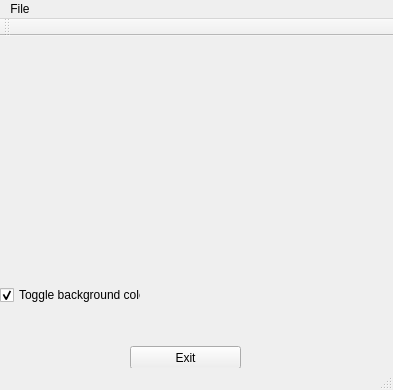
<?xml version="1.0" encoding="UTF-8"?>
<ui version="4.0">
 <class>MainWindow</class>
 <widget class="QMainWindow" name="MainWindow">
  <property name="geometry">
   <rect>
    <x>0</x>
    <y>0</y>
    <width>393</width>
    <height>390</height>
   </rect>
  </property>
  <property name="windowTitle">
   <string>MainWindow</string>
  </property>
  <widget class="QWidget" name="centralWidget">
   <widget class="GLWidget" name="widget" native="true">
    <property name="geometry">
     <rect>
      <x>-1</x>
      <y>-1</y>
      <width>391</width>
      <height>211</height>
     </rect>
    </property>
    <property name="focusPolicy">
     <enum>Qt::StrongFocus</enum>
    </property>
   </widget>
   <widget class="QPushButton" name="pushButton">
    <property name="geometry">
     <rect>
      <x>130</x>
      <y>310</y>
      <width>111</width>
      <height>23</height>
     </rect>
    </property>
    <property name="text">
     <string>Exit</string>
    </property>
   </widget>
   <widget class="QCheckBox" name="checkBox">
    <property name="geometry">
     <rect>
      <x>0</x>
      <y>250</y>
      <width>141</width>
      <height>18</height>
     </rect>
    </property>
    <property name="focusPolicy">
     <enum>Qt::WheelFocus</enum>
    </property>
    <property name="text">
     <string>Toggle background color</string>
    </property>
    <property name="checked">
     <bool>true</bool>
    </property>
   </widget>
  </widget>
  <widget class="QMenuBar" name="menuBar">
   <property name="geometry">
    <rect>
     <x>0</x>
     <y>0</y>
     <width>393</width>
     <height>20</height>
    </rect>
   </property>
   <widget class="QMenu" name="menuFile">
    <property name="title">
     <string>File</string>
    </property>
    <addaction name="actionOpen"/>
   </widget>
   <addaction name="menuFile"/>
  </widget>
  <widget class="QToolBar" name="mainToolBar">
   <attribute name="toolBarArea">
    <enum>TopToolBarArea</enum>
   </attribute>
   <attribute name="toolBarBreak">
    <bool>false</bool>
   </attribute>
  </widget>
  <widget class="QStatusBar" name="statusBar"/>
  <action name="actionOpen">
   <property name="text">
    <string>Open</string>
   </property>
  </action>
 </widget>
 <layoutdefault spacing="6" margin="11"/>
 <customwidgets>
  <customwidget>
   <class>GLWidget</class>
   <extends>QWidget</extends>
   <header>glwidget.h</header>
   <container>1</container>
   <slots>
    <slot>toggleBackgroundColor(bool)</slot>
    <slot>showFileOpenDialog()</slot>
   </slots>
  </customwidget>
 </customwidgets>
 <resources/>
 <connections>
  <connection>
   <sender>pushButton</sender>
   <signal>clicked()</signal>
   <receiver>MainWindow</receiver>
   <slot>close()</slot>
   <hints>
    <hint type="sourcelabel">
     <x>197</x>
     <y>225</y>
    </hint>
    <hint type="destinationlabel">
     <x>199</x>
     <y>149</y>
    </hint>
   </hints>
  </connection>
  <connection>
   <sender>checkBox</sender>
   <signal>toggled(bool)</signal>
   <receiver>widget</receiver>
   <slot>toggleBackgroundColor(bool)</slot>
   <hints>
    <hint type="sourcelabel">
     <x>70</x>
     <y>232</y>
    </hint>
    <hint type="destinationlabel">
     <x>199</x>
     <y>128</y>
    </hint>
   </hints>
  </connection>
  <connection>
   <sender>actionOpen</sender>
   <signal>triggered()</signal>
   <receiver>widget</receiver>
   <slot>showFileOpenDialog()</slot>
   <hints>
    <hint type="sourcelabel">
     <x>-1</x>
     <y>-1</y>
    </hint>
    <hint type="destinationlabel">
     <x>194</x>
     <y>138</y>
    </hint>
   </hints>
  </connection>
 </connections>
</ui>
